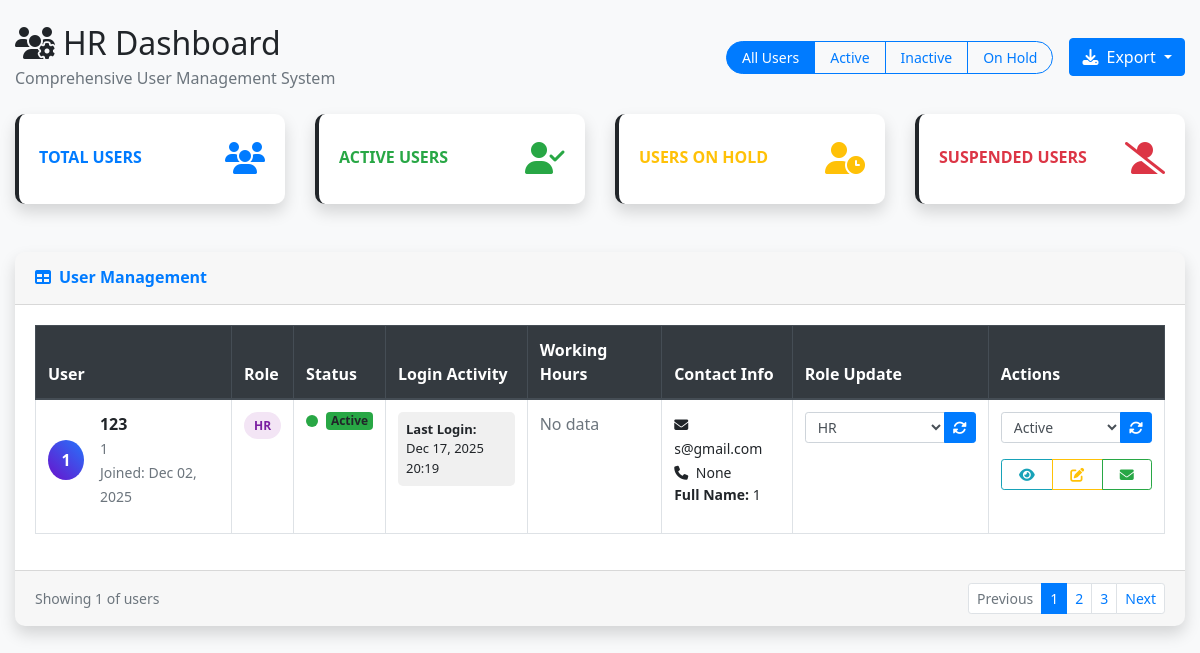
Page /employee-management/ (signed in) on the committed database.
### base/models.py (models this page shows, shortened)
class CustomUser(AbstractUser):
    ROLE_CHOICES = (
        ('MOD', 'mod'),
        ('hr', 'HR'),
        ('INS_ADMIN', 'Insurance_Administrator'),
        ('general_manager', 'General_Manager'),
    )
    status_choices = (
        ('active', 'Active'),
        ('inactive', 'Inactive'),
        ('suspended', 'Suspended'),
        ('hold', 'On Hold'),
    )
    username = models.CharField(max_length=100, unique=True)
    email = models.EmailField(unique=True)
    full_name = models.CharField(max_length=150)
    phone_number = models.CharField(max_length=15, blank=True, null=True)
    status = models.CharField(max_length=20, choices=status_choices, default='inactive')
    role = models.CharField(max_length=20, choices=ROLE_CHOICES, default='MOD')

### base/views.py (the view)
# urls.py: path('employee-management/', views.employemanagement, name='employee_management'),
@login_required
def employemanagement(request):
    if request.user.role != 'hr':
        return redirect('login')
    user=CustomUser.objects.all()
    return render(request, 'employee_management.html',{'users':user})

### base/templates/employee_management.html (shortened to what this page needs)
<!DOCTYPE html>
<html lang="en">
<head>
    <link rel="stylesheet" href="https://cdn.jsdelivr.net/npm/bootstrap@4.6.2/dist/css/bootstrap.min.css">
    <link rel="stylesheet" href="https://cdnjs.cloudflare.com/ajax/libs/font-awesome/6.4.0/css/all.min.css">
</head>
<body>
    <div class="container-fluid py-4">
        <div class="row mb-4">
            <div class="col-12">
                <div class="d-flex justify-content-between align-items-center">
                    <div>
                        <h2 class="mb-1"><i class="fas fa-users-cog mr-2"></i>HR Dashboard</h2>
                        <p class="text-muted mb-0">Comprehensive User Management System</p>
                    </div>
                    <div class="d-flex align-items-center">
                        <div class="btn-group mr-3">
                            <button type="button" class="btn btn-outline-primary filter-btn active" data-status="all">All Users</button>
                            <button type="button" class="btn btn-outline-primary filter-btn" data-status="active">Active</button>
                            <button type="button" class="btn btn-outline-primary filter-btn" data-status="inactive">Inactive</button>
                            <button type="button" class="btn btn-outline-primary filter-btn" data-status="hold">On Hold</button>
                        </div>
                        <div class="dropdown">
                            <button class="btn btn-primary dropdown-toggle" type="button" id="exportDropdown" data-toggle="dropdown">
                                <i class="fas fa-download mr-2"></i>Export
                            </button>
                        </div>
                    </div>
                </div>
            </div>
        </div>
        <div class="row mb-4">
            <div class="col-xl-3 col-md-6 mb-4">
                <div class="card stats-card border-left-primary shadow h-100 py-2">
                    <div class="card-body">
                        <div class="row no-gutters align-items-center">
                            <div class="col mr-2">
                                <div class="text-xs font-weight-bold text-primary text-uppercase mb-1">
                                    Total Users</div>
                            </div>
                            <div class="col-auto">
                                <i class="fas fa-users fa-2x text-primary"></i>
                            </div>
                        </div>
                    </div>
                </div>
            </div>
            <div class="col-xl-3 col-md-6 mb-4">
                <div class="card stats-card border-left-success shadow h-100 py-2">
                    <div class="card-body">
                        <div class="row no-gutters align-items-center">
                            <div class="col mr-2">
                                <div class="text-xs font-weight-bold text-success text-uppercase mb-1">
                                    Active Users</div>
                            </div>
                            <div class="col-auto">
                                <i class="fas fa-user-check fa-2x text-success"></i>
                            </div>
                        </div>
                    </div>
                </div>
            </div>
            <div class="col-xl-3 col-md-6 mb-4">
                <div class="card stats-card border-left-warning shadow h-100 py-2">
                    <div class="card-body">
                        <div class="row no-gutters align-items-center">
                            <div class="col mr-2">
                                <div class="text-xs font-weight-bold text-warning text-uppercase mb-1">
                                    Users on Hold</div>
                            </div>
                            <div class="col-auto">
                                <i class="fas fa-user-clock fa-2x text-warning"></i>
                            </div>
                        </div>
                    </div>
                </div>
            </div>
            <div class="col-xl-3 col-md-6 mb-4">
                <div class="card stats-card border-left-danger shadow h-100 py-2">
                    <div class="card-body">
                        <div class="row no-gutters align-items-center">
                            <div class="col mr-2">
                                <div class="text-xs font-weight-bold text-danger text-uppercase mb-1">
                                    Suspended Users</div>
                            </div>
                            <div class="col-auto">
                                <i class="fas fa-user-slash fa-2x text-danger"></i>
                            </div>
                        </div>
                    </div>
                </div>
            </div>
        </div>
        <div class="card shadow mb-4">
            <div class="card-header py-3">
                <h6 class="m-0 font-weight-bold text-primary">
                    <i class="fas fa-table mr-2"></i>User Management
                </h6>
            </div>
            <div class="card-body">
                <div class="table-container">
                    <table class="table table-bordered table-hover" id="userTable">
                        <thead class="thead-dark">
                            <tr>
                                <th>User</th>
                                <th>Role</th>
                                <th>Status</th>
                                <th>Login Activity</th>
                                <th>Working Hours</th>
                                <th>Contact Info</th>
                                <th>Role Update</th>
                                <th>Actions</th>
                            </tr>
                        </thead>
                        <tbody>
                            {% for user in users %}
                            <tr class="user-row" data-status="{{ user.status }}">
                                <td>
                                    <div class="d-flex align-items-center">
                                        <div class="user-avatar mr-3">
                                            {{ user.username|slice:":1"|upper }}
                                        </div>
                                        <div>
                                            <strong>{{ user.username }}</strong><br>
                                            <small class="text-muted">{{ user.full_name }}</small><br>
                                            <small class="text-muted">Joined: {{ user.date_joined|date:"M d, Y" }}</small>
                                        </div>
                                    </div>
                                </td>
                                <td>
                                    {% if user.role == 'MOD' %}
                                        <span class="role-badge role-mod">MOD</span>
                                    {% elif user.role == 'hr' %}
                                        <span class="role-badge role-hr">HR</span>
                                    {% elif user.role == 'INS_ADMIN' %}
                                        <span class="role-badge role-ins_admin">INSURANCE ADMIN</span>
                                    {% endif %}
                                </td>
                                <td>
                                    <div class="d-flex align-items-center">
                                        <span class="status-indicator
                                            {% if user.status == 'active' %}bg-success
                                            {% elif user.status == 'hold' %}bg-warning
                                            {% elif user.status == 'inactive' %}bg-secondary
                                            {% else %}bg-danger{% endif %}">
                                        </span>
                                        <span class="badge
                                            {% if user.status == 'active' %}badge-active
                                            {% elif user.status == 'hold' %}badge-hold
                                            {% elif user.status == 'inactive' %}badge-inactive
                                            {% else %}badge-suspended{% endif %}">
                                            {{ user.status|title }}
                                        </span>
                                    </div>
                                </td>
                                <td>
                                    <div class="last-login">
                                        <strong>Last Login:</strong><br>
                                        {% if user.last_login %}
                                            {{ user.last_login|date:"M d, Y H:i" }}
                                        {% else %}
                                            Never logged in
                                        {% endif %}
                                        <br>
                                    </div>
                                </td>
                                <td>
                                    {% if user.average_hours %}
                                        <div class="working-hours text-center">
                                            <i class="fas fa-clock mr-1"></i>
                                            {{ user.average_hours }} hrs/day
                                        </div>
                                    {% else %}
                                        <span class="text-muted">No data</span>
                                    {% endif %}
                                </td>
                                <td>
                                    <small>
                                        <i class="fas fa-envelope mr-1"></i> {{ user.email }}<br>
                                            <i class="fas fa-phone mr-1"></i> {{ user.phone_number }}
                                       <p><strong>Full Name:</strong> {{ user.full_name }}</p>
                                    </small>
                                </td>
                                <td>
                                    <form method="POST" action="{% url 'update_user_role' user.id %}" class="mb-3">
                                        <div class="input-group input-group-sm">
                                            <select name="role" class="form-control form-control-sm" required>
                                                <option value="hr" {% if user.role == 'hr' %}selected{% endif %}>HR</option>
                                            </select>
                                            <div class="input-group-append">
                                                <button class="btn btn-primary btn-sm" type="submit">
                                                    <i class="fas fa-sync-alt"></i>
                                                </button>
                                            </div>
                                        </div>
                                    </form>
                                </td>
                                <td>
                                    <form method="POST" action="{% url 'update_user_status' user.id %}" class="mb-3">
                                        <div class="input-group input-group-sm">
                                            <select name="status" class="form-control form-control-sm" required>
                                                <option value="active" {% if user.status == 'active' %}selected{% endif %}>Active</option>
                                            </select>
                                            <div class="input-group-append">
                                                <button class="btn btn-primary btn-sm" type="submit">
                                                    <i class="fas fa-sync-alt"></i>
                                                </button>
                                            </div>
                                        </div>
                                    </form>
                                    <div class="btn-group btn-group-sm w-100" role="group">
                                        <button type="button" class="btn btn-outline-info" data-toggle="modal" data-target="#userModal{{ user.id }}">
                                            <i class="fas fa-eye"></i>
                                        </button>
                                        <button type="button" class="btn btn-outline-warning">
                                            <i class="fas fa-edit"></i>
                                        </button>
                                        <a href="mailto:{{ user.email }}" class="btn btn-outline-success">
                                            <i class="fas fa-envelope"></i>
                                        </a>
                                    </div>
                                </td>
                            </tr>
                            {% endfor %}
                        </tbody>
                    </table>
                </div>
            </div>
            <div class="card-footer">
                <div class="d-flex justify-content-between align-items-center">
                    <small class="text-muted">Showing {{ users|length }} of {{ total_users }} users</small>
                    <nav aria-label="Page navigation">
                        <ul class="pagination pagination-sm mb-0">
                            <li class="page-item disabled"><a class="page-link" href="#">Previous</a></li>
                            <li class="page-item active"><a class="page-link" href="#">1</a></li>
                            <li class="page-item"><a class="page-link" href="#">2</a></li>
                            <li class="page-item"><a class="page-link" href="#">3</a></li>
                            <li class="page-item"><a class="page-link" href="#">Next</a></li>
                        </ul>
                    </nav>
                </div>
            </div>
        </div>
    </div>
</body>
</html>

### base/templates/employee_management.html (style rules this page uses)
body { background-color: #f8f9fa; font-family: 'Segoe UI', Tahoma, Geneva, Verdana, sans-serif; }
.card { border: none; border-radius: 10px; overflow: hidden; }
.table-container { max-height: 600px; overflow-y: auto; }
.badge-active { background-color: #28a745; }
.status-indicator { width: 12px; height: 12px; border-radius: 50%; display: inline-block; margin-right: 8px; }
.user-avatar { width: 40px; height: 40px; border-radius: 50%; background: linear-gradient(45deg, #6a11cb 0%, #2575fc 100%); color: white; display: flex; align-items: center; justify-content: center; font-weight: bold; }
.role-badge { padding: 5px 10px; border-radius: 20px; font-size: 12px; font-weight: 600; }
.role-hr { background-color: #f3e5f5; color: #7b1fa2; }
.stats-card { border-left: 4px solid; transition: transform 0.3s; }
.last-login { background-color: #f0f0f0; padding: 8px; border-radius: 5px; font-size: 13px; }
.filter-btn { border-radius: 20px; padding: 5px 15px; font-size: 14px; }
.table th { position: sticky; top: 0; background: #343a40; z-index: 10; }

### rows in the picture
CustomUser: username "1", username "123", full_name "1", date_joined "Dec 02, 2025", shows "HR", status "Active", last_login "Dec 17, 2025 20:19", email "s@gmail.com", phone_number "None", role "HR"

### other values in the picture
{{ users|length }} "1"
